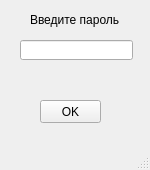
<?xml version="1.0" encoding="UTF-8"?>
<ui version="4.0">
 <class>pinkod</class>
 <widget class="QMainWindow" name="pinkod">
  <property name="geometry">
   <rect>
    <x>0</x>
    <y>0</y>
    <width>150</width>
    <height>170</height>
   </rect>
  </property>
  <property name="windowTitle">
   <string>MainWindow</string>
  </property>
  <widget class="QWidget" name="centralwidget">
   <widget class="QLineEdit" name="lineEdit">
    <property name="geometry">
     <rect>
      <x>20</x>
      <y>40</y>
      <width>113</width>
      <height>20</height>
     </rect>
    </property>
    <property name="maxLength">
     <number>6</number>
    </property>
    <property name="echoMode">
     <enum>QLineEdit::Password</enum>
    </property>
   </widget>
   <widget class="QPushButton" name="pushButt">
    <property name="geometry">
     <rect>
      <x>40</x>
      <y>100</y>
      <width>61</width>
      <height>23</height>
     </rect>
    </property>
    <property name="text">
     <string>OK</string>
    </property>
   </widget>
   <widget class="QLabel" name="label">
    <property name="geometry">
     <rect>
      <x>30</x>
      <y>10</y>
      <width>91</width>
      <height>20</height>
     </rect>
    </property>
    <property name="text">
     <string>Введите пароль</string>
    </property>
   </widget>
   <widget class="QLabel" name="label_2">
    <property name="geometry">
     <rect>
      <x>30</x>
      <y>70</y>
      <width>91</width>
      <height>16</height>
     </rect>
    </property>
    <property name="text">
     <string/>
    </property>
   </widget>
  </widget>
  <widget class="QMenuBar" name="menubar">
   <property name="geometry">
    <rect>
     <x>0</x>
     <y>0</y>
     <width>150</width>
     <height>21</height>
    </rect>
   </property>
  </widget>
  <widget class="QStatusBar" name="statusbar"/>
 </widget>
 <resources/>
 <connections/>
</ui>
